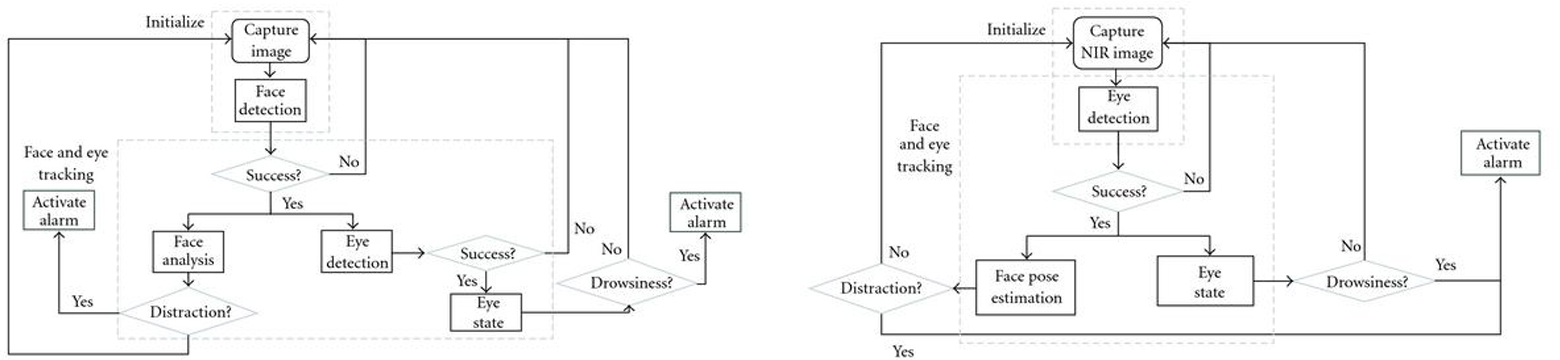
#> input picture Driver_Assitant_Model.jpg, 1560 x 360 px, given in place of the camera
$ python gradient_and_edge_detection.py   (older library calls are emulated)
#> lines starting #> are read from the running program, lines starting #| are printed output that depends on the picture
import cv2
import numpy as np

cap = cv2.VideoCapture(0)

while True:
    _, frame = cap.read()
#> frame is the input picture: shape (360, 1560, 3); mean B, G, R 246.5, 246.5, 246.4

    laplacian = cv2.Laplacian(frame, cv2.CV_64F)
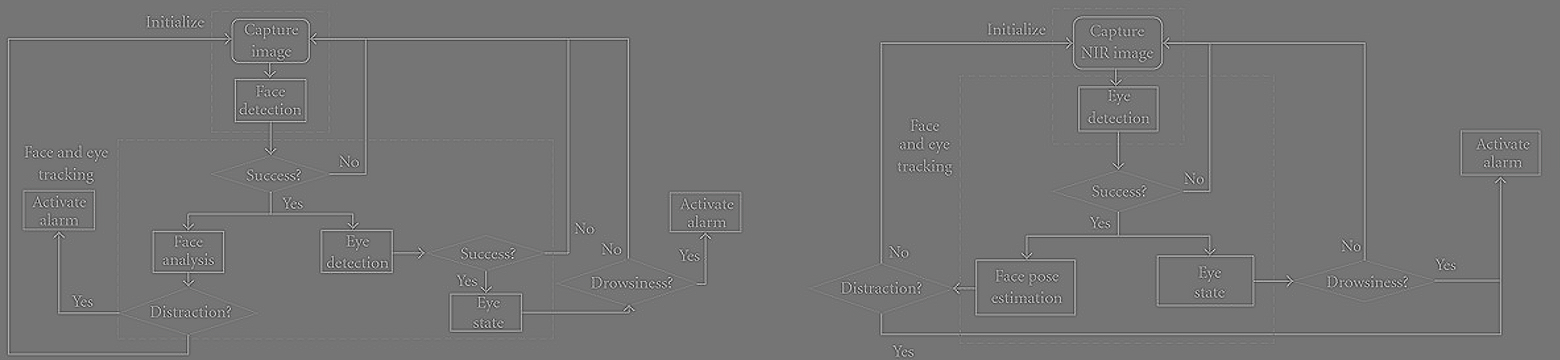
#> laplacian: shape (360, 1560, 3) float64; mean B, G, R 0, 0, 0; drawn with min black and max white
    sobelx = cv2.Sobel(frame, cv2.CV_64F,1 ,0, ksize=5)
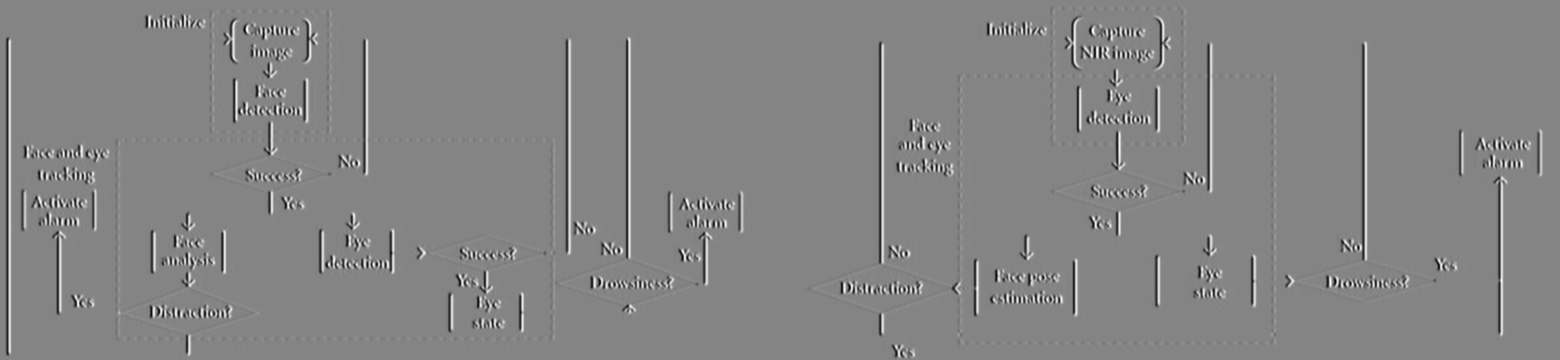
#> sobelx: shape (360, 1560, 3) float64; mean B, G, R 0, 0, 0; drawn with min black and max white
    sobely = cv2.Sobel(frame,cv2.CV_64F, 0, 1, ksize=5)
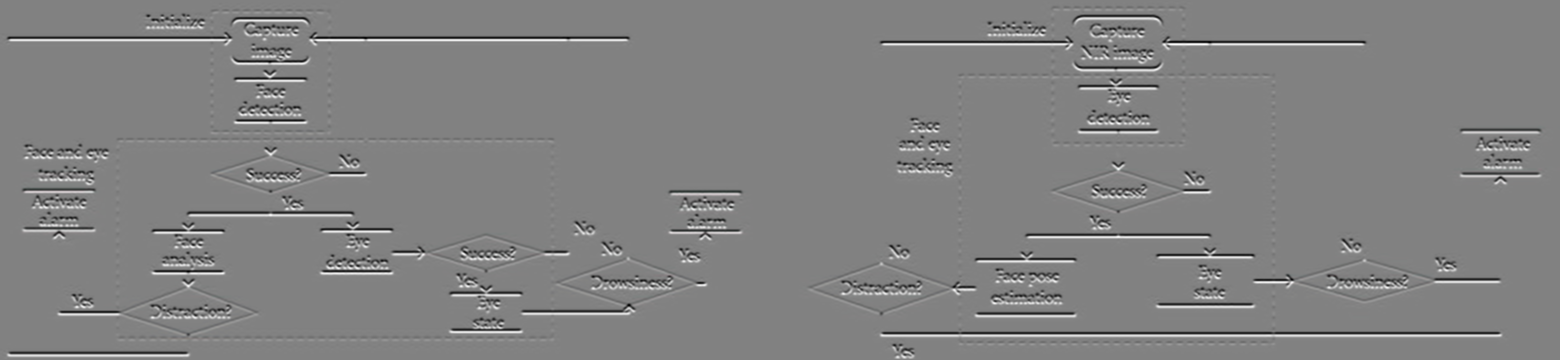
#> sobely: shape (360, 1560, 3) float64; mean B, G, R 0, 0, 0; drawn with min black and max white

    #more edge value means lesser details
    #smaller the edge value - more details

    edges = cv2.Canny(frame, 100, 100)
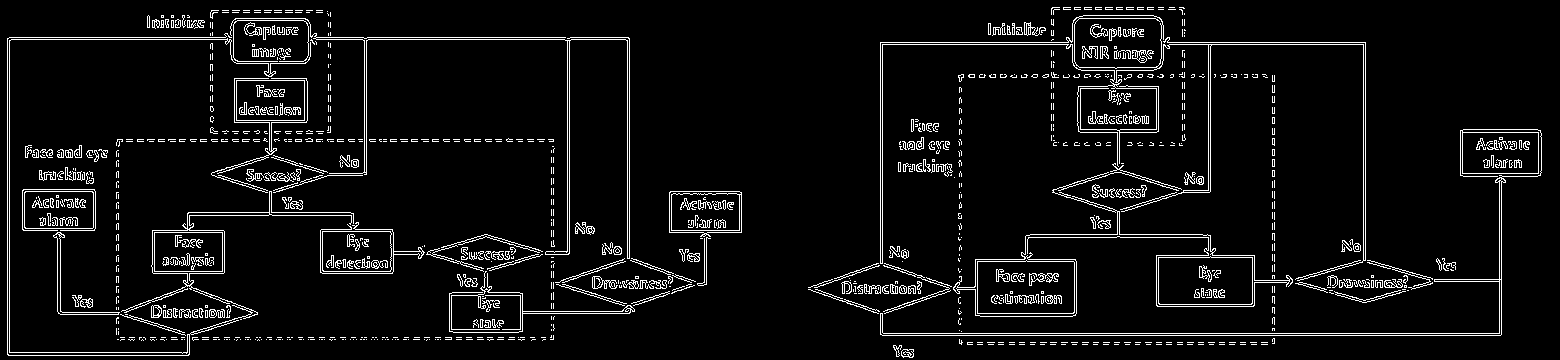
#> edges: shape (360, 1560); 5.9% white in thin lines or dots

    cv2.imshow('original', frame)
    cv2.imshow('laplacian', laplacian)
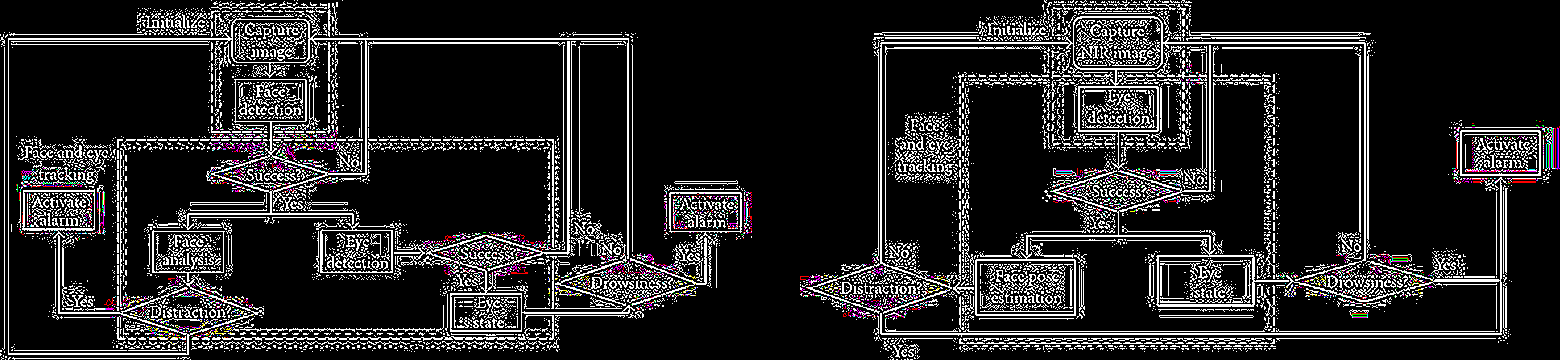
#> window 'laplacian': shape (360, 1560, 3); mean B, G, R 36.4, 35.9, 36.8
    cv2.imshow('SobelX', sobelx)
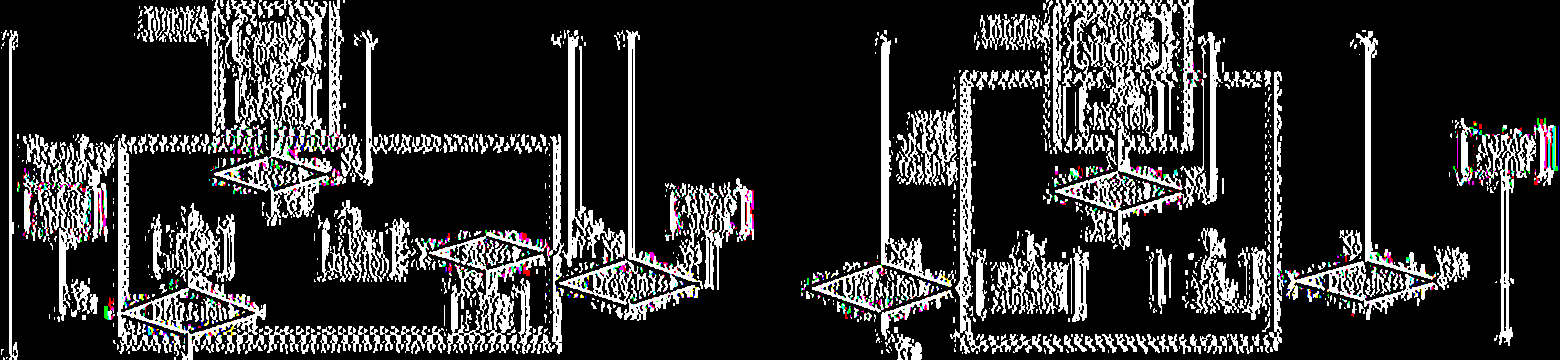
#> window 'SobelX': shape (360, 1560, 3); mean B, G, R 48.9, 48.7, 49
    cv2.imshow('SobelY', sobely)
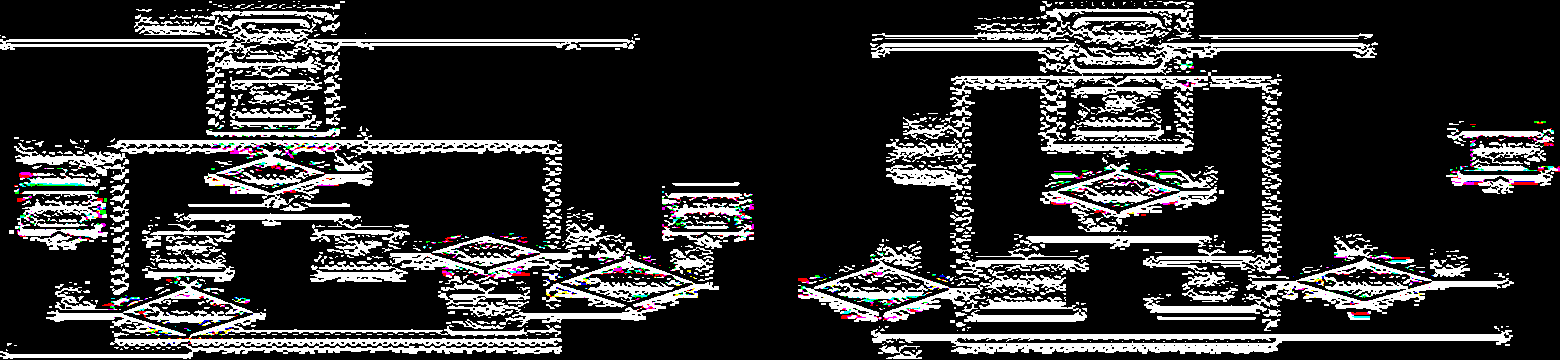
#> window 'SobelY': shape (360, 1560, 3); mean B, G, R 50.1, 49.9, 50.3
    cv2.imshow('Edges', edges)


    k = cv2.waitKey(5) & 0xFF
#> (key Esc is pressed here)
    if k == 27:
        break

cv2.destroyAllWindows()
cap.release()
